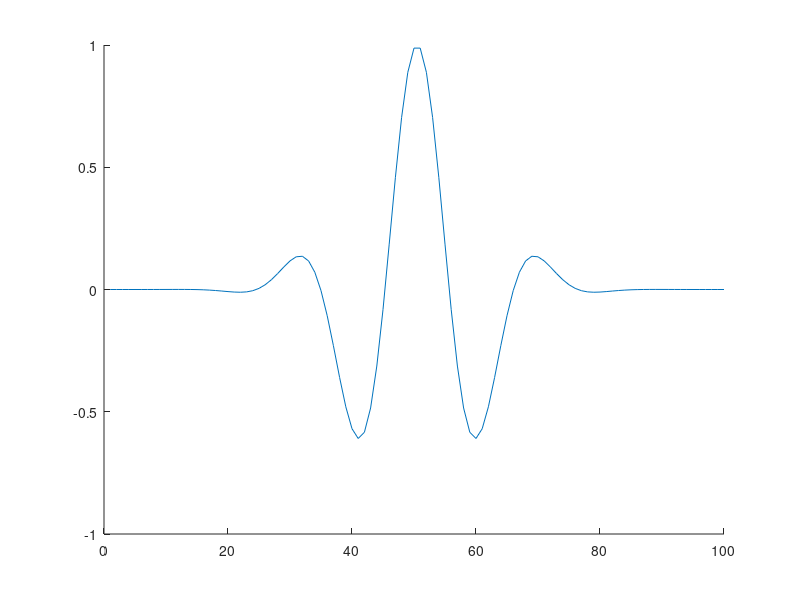

MATLAB code to generate this figure:
centre = 1.5;
sigma = 0.3;
k=10;
y= linspace(0,3,100);
select_fcn = exp(-(y - centre).^2 / (2 * sigma^2)) .*(cos(k * (y-centre)));
hold on;
plot(select_fcn)
